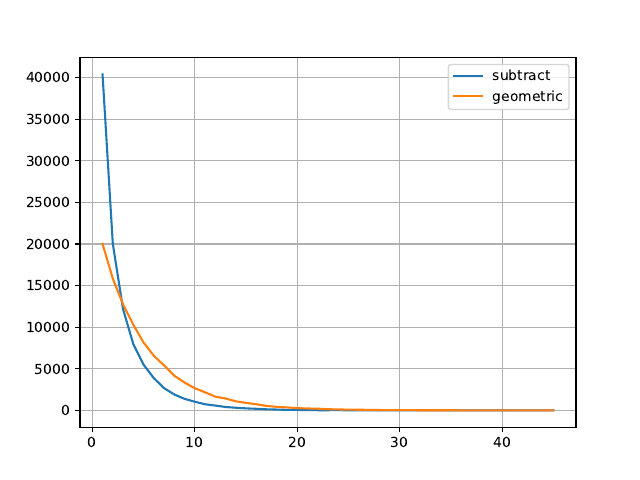

Reproduce this figure in Python.
import numpy as np
import matplotlib.pyplot as plt
from stats.plot_helpers import crop_zeroes

p_insert = 0.8
n = 100*1000
histogram_width = 100

# determine the distribution for (i) n~geom(p); n~uniform(0,n)

counts_1 = histogram_width*[0]

for _ in range(n):
	n_inserts = np.random.geometric(1 - p_insert)
	location = np.random.randint(0, n_inserts)
	n_inserts -= location
	counts_1[n_inserts] += 1


# determine the distribution for (i) n~geom(p)

counts_2 = histogram_width*[0]

for _ in range(n):
	n_inserts = np.random.geometric(1 - p_insert)
	counts_2[n_inserts] += 1


# cleanup data
counts_1, counts_2 = crop_zeroes(counts_1, counts_2)
indices = range(1, len(counts_1))
counts_1 = counts_1[1:]
counts_2 = counts_2[1:]

# plot both distributions

fig, ax = plt.subplots()
l1, = ax.plot(indices, counts_1)
l2, = ax.plot(indices, counts_2)
ax.legend((l1, l2), ('subtract', 'geometric'))

ax.grid()
plt.savefig('geometric_start.pdf')
plt.show()
